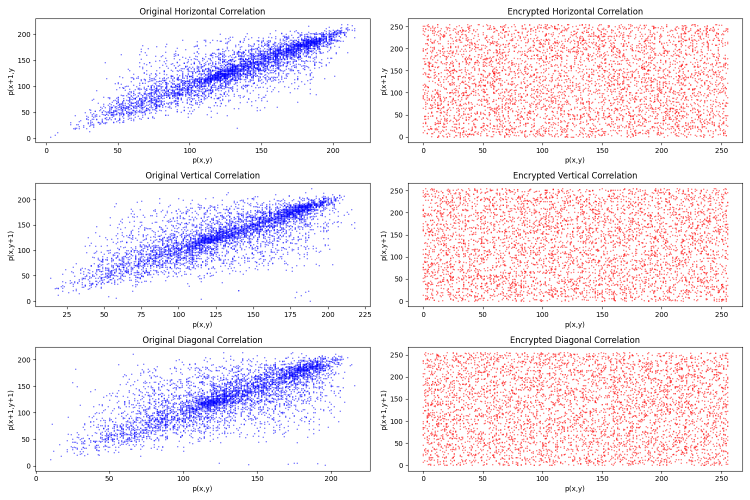
#> input picture DNA_Composite/correlations_gray.png, 1500 x 1000 px (shown at 1/2 size)
$ python correlation_script.py correlations_gray.png correlations_gray.png
#> lines starting #> are read from the running program, lines starting #| are printed output that depends on the picture
#> in load_image, img is the input picture: PIL image 1500x1000 RGBA; mean R, G, B, A 244.2, 236, 242.6, 255
import sys
import os
import numpy as np
from PIL import Image
import matplotlib.pyplot as plt

# Constants for scatter plot
DOT_SIZE = 1  # dot size
ALPHA = 0.5  # transparency
COLORS = {'original': 'blue', 'encrypted': 'red'}

# Neighbor extraction functions
def get_neighbors(arr, direction):
    if direction == 'horizontal':
        return arr[:, :-1].flatten(), arr[:, 1:].flatten()
    if direction == 'vertical':
        return arr[:-1, :].flatten(), arr[1:, :].flatten()
    if direction == 'diagonal':
        return arr[:-1, :-1].flatten(), arr[1:, 1:].flatten()
    raise ValueError(f"Unknown direction: {direction}")

# Core plotting logic for grayscale
def plot_gray_correlations(orig, enc, save_path):
    directions = ['horizontal', 'vertical', 'diagonal']
    plt.figure(figsize=(15, 10))
    for i, direction in enumerate(directions):
        # Original subplot
        plt.subplot(3, 2, 2*i + 1)
        x_o, y_o = get_neighbors(orig, direction)
        idx_o = np.random.choice(len(x_o), min(5000, len(x_o)), replace=False)
        plt.scatter(x_o[idx_o], y_o[idx_o], s=DOT_SIZE, alpha=ALPHA, color=COLORS['original'], marker='o')
        plt.title(f'Original {direction.capitalize()} Correlation')
        plt.xlabel('p(x,y)')
        plt.ylabel('p(x'+('+'+ '1,y' if direction=='horizontal' else ',y+1)' if direction=='vertical' else '+1,y+1)'))

        # Encrypted subplot
        plt.subplot(3, 2, 2*i + 2)
        x_e, y_e = get_neighbors(enc, direction)
        idx_e = np.random.choice(len(x_e), min(5000, len(x_e)), replace=False)
        plt.scatter(x_e[idx_e], y_e[idx_e], s=DOT_SIZE, alpha=ALPHA, color=COLORS['encrypted'], marker='o')
        plt.title(f'Encrypted {direction.capitalize()} Correlation')
        plt.xlabel('p(x,y)')
        plt.ylabel('p(x'+('+'+ '1,y' if direction=='horizontal' else ',y+1)' if direction=='vertical' else '+1,y+1)'))

    plt.tight_layout()
    plt.savefig(save_path)
    plt.close()
    print(f"Saved combined grayscale correlations to '{save_path}'")

# Core plotting logic for RGB channels
def plot_rgb_correlations(orig, enc, save_path):
    # Create a separate figure per channel
#> called with save_path = 'correlations_rgb.png'
    for ch, idx in zip(['R', 'G', 'B'], range(3)):
        plt.figure(figsize=(15, 10))
        for i, direction in enumerate(['horizontal', 'vertical', 'diagonal']):
            # Original
            plt.subplot(3, 2, 2*i + 1)
            ochan = orig[:, :, idx]
            x_o, y_o = get_neighbors(ochan, direction)
            idx_o = np.random.choice(len(x_o), min(5000, len(x_o)), replace=False)
            plt.scatter(x_o[idx_o], y_o[idx_o], s=DOT_SIZE, alpha=ALPHA, color=COLORS['original'], marker='o')
            plt.title(f'{ch} Original {direction.capitalize()}')
            plt.xlabel('p(x,y)')
            plt.ylabel('p(x'+('+'+ '1,y' if direction=='horizontal' else ',y+1)' if direction=='vertical' else '+1,y+1)'))

            # Encrypted
            plt.subplot(3, 2, 2*i + 2)
            echan = enc[:, :, idx]
            x_e, y_e = get_neighbors(echan, direction)
            idx_e = np.random.choice(len(x_e), min(5000, len(x_e)), replace=False)
            plt.scatter(x_e[idx_e], y_e[idx_e], s=DOT_SIZE, alpha=ALPHA, color=COLORS['encrypted'], marker='o')
            plt.title(f'{ch} Encrypted {direction.capitalize()}')
            plt.xlabel('p(x,y)')
            plt.ylabel('p(x'+('+'+ '1,y' if direction=='horizontal' else ',y+1)' if direction=='vertical' else '+1,y+1)'))
        plt.tight_layout()
        fname = save_path.replace('.png', f'_{ch}.png')
        plt.savefig(fname)
        plt.close()
        print(f"Saved {ch}-channel correlations to '{fname}'")
#> this loop made 3 passes
#> pass 1, in plot_rgb_correlations, `plt.savefig(fname)`:
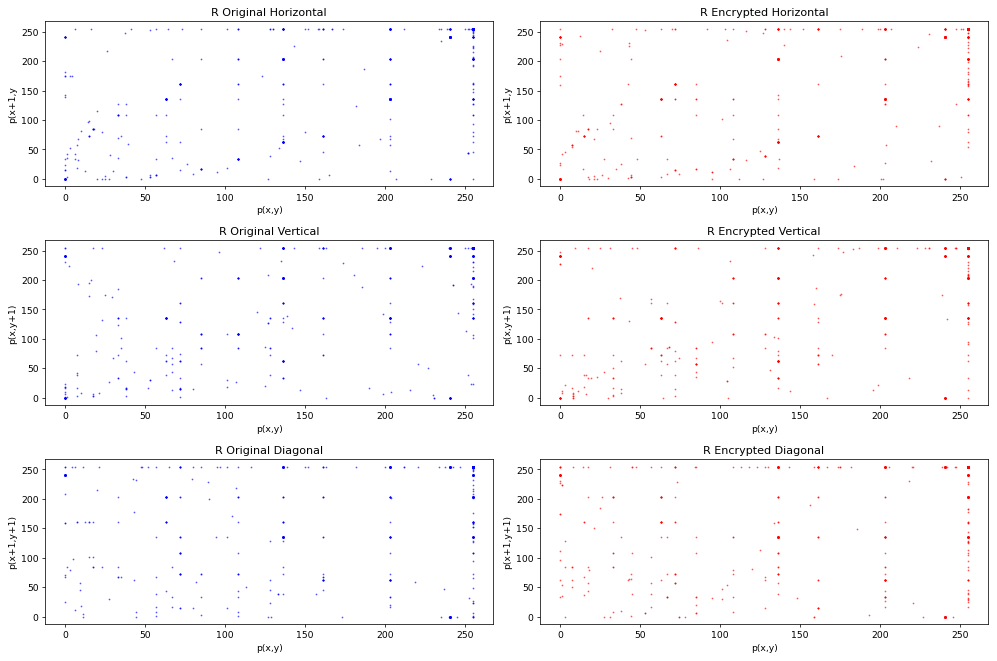
#> figure drawn by matplotlib, 6 panels
#> pass 2, in plot_rgb_correlations, `plt.savefig(fname)`:
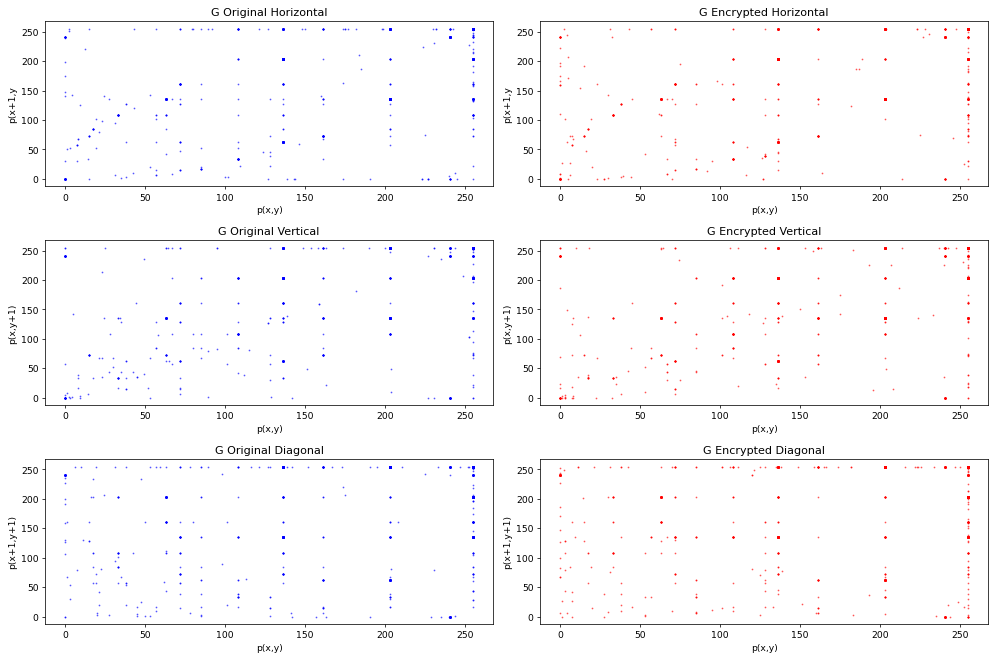
#> figure drawn by matplotlib, 6 panels
#> after the loop:
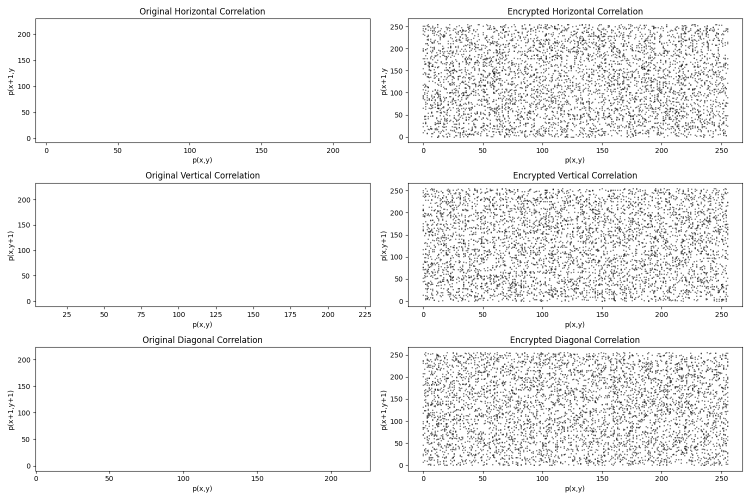
#> echan: shape (1000, 1500) (shown at 1/2 size); min 0, max 255, mean 242.6

# Utility functions

def load_image(path):
    img = Image.open(path)
    arr = np.array(img)
    if arr.ndim == 3 and arr.shape[2] == 4:
        arr = arr[:, :, :3]
    return arr

# Main entry
if __name__ == '__main__':
    if len(sys.argv) != 3:
        print("Usage: python correlation_script.py <original.png> <encrypted.png>")
        sys.exit(1)
    orig_path, enc_path = sys.argv[1], sys.argv[2]
    if not os.path.isfile(orig_path) or not os.path.isfile(enc_path):
        print("One or both files not found.")
        sys.exit(1)

    orig = load_image(orig_path)
    enc = load_image(enc_path)

    # Decide grayscale vs RGB
    if orig.ndim == 2 or (orig.ndim == 3 and orig.shape[2] == 3 and np.all(orig[:,:,0]==orig[:,:,1])):
        # Grayscale case
        ogray = orig if orig.ndim == 2 else orig[:, :, 0]
        egray = enc if enc.ndim == 2 else enc[:, :, 0]
        plot_gray_correlations(ogray, egray, 'correlations_gray.png')
    else:
        # RGB case
        plot_rgb_correlations(orig, enc, 'correlations_rgb.png')

    print("Done.")
